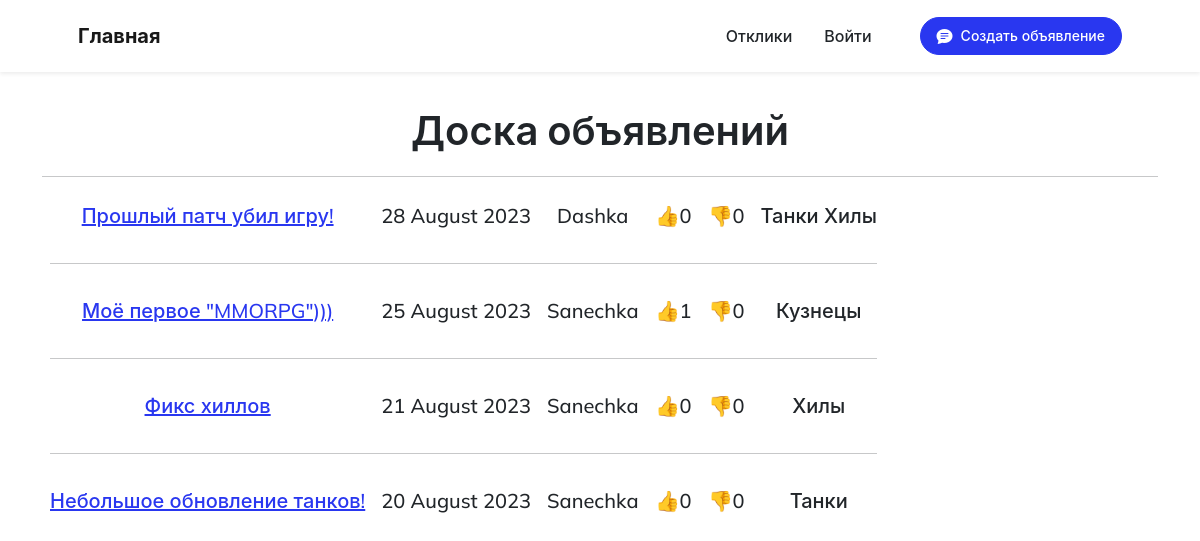
The app's page /forum/ with its own data.
### board/models.py (models this page shows, shortened)
class Advertisement(models.Model):
    author = models.ForeignKey(User, on_delete=models.CASCADE)
    date_time = models.DateTimeField(auto_now_add=True)
    title = models.CharField(max_length=200)
    content = models.TextField()
    advertisement_category = models.ManyToManyField(Category)
    like = models.IntegerField(default=0)
    dislike = models.IntegerField(default=0)
    media_file = models.FileField(upload_to='media/', blank=True, null=True)

class Category(models.Model):
    name = models.CharField(max_length=30)
    def __str__(self):
        return self.name

### board/views.py (the view)
# urls.py: path('', AdvertisementList.as_view(), name='advertisement_list'),
class AdvertisementList(ListView):
    model = Advertisement
    ordering = "-date_time"
    template_name = "advertisement.html"
    context_object_name = 'advertisements'

### templates/advertisement.html (shortened to what this page needs)
{% extends 'default/main.html' %}
{% block content %}
    <h1>Доска объявлений</h1>
        <hr>
        <div class="custom-text">
            <table>
               {% for ad in advertisements %}
               <tr>
                   <td><a href="{% url 'Ad' ad.id %}">{{ ad.title }}</a></td>
                   <td>{{ ad.date_time|date:'d F Y' }}</td>
                   <td>{{ ad.author }}</td>
                   <td>&#128077;{{ ad.like }}</td>
                   <td>&#128078;{{ ad.dislike }}</td>
                   <td>
                       {% for category in ad.advertisement_category.all %}
                       {{ category }}
                       {% endfor %}
                   </td>
               </tr>
                    {% if not forloop.last %}
                        <tr>
                            <td colspan="6"><hr></td>
                        </tr>
                    {% endif %}
               {% endfor %}
           </table>
        </div>
{% endblock content %}

### templates/default/main.html (style rules this page uses)
td { font-size: 20px; padding: 8px; position: relative; }

### records on screen
Advertisement: title "Прошлый патч убил игру!", date_time "28 August 2023", author "Dashka", like "0", dislike "0"
Category: name "Танки"
Category: name "Хилы"
Advertisement: title "Моё первое \"MMORPG\")))", date_time "25 August 2023", author "Sanechka", like "1", dislike "0"
Category: name "Кузнецы"
Advertisement: title "Фикс хиллов", date_time "21 August 2023", author "Sanechka", like "0", dislike "0"
Advertisement: title "Небольшое обновление танков!", date_time "20 August 2023", author "Sanechka", like "0", dislike "0"
